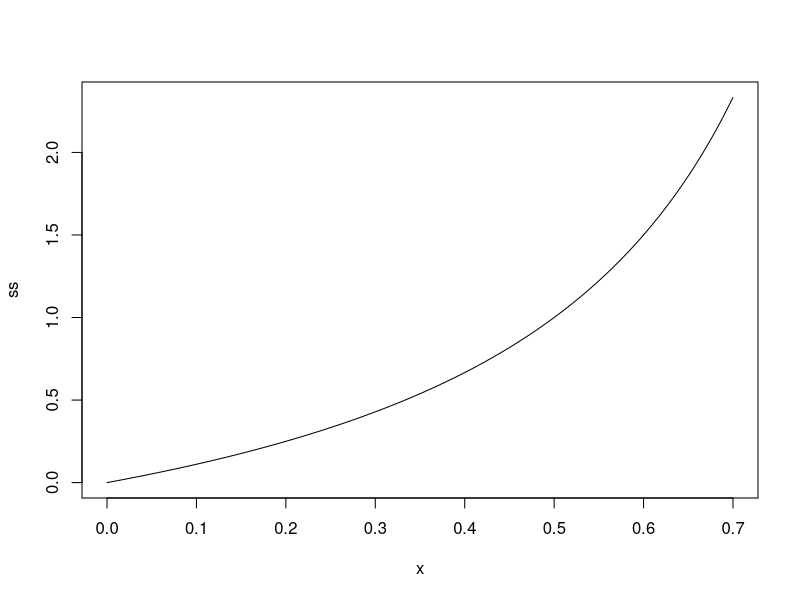
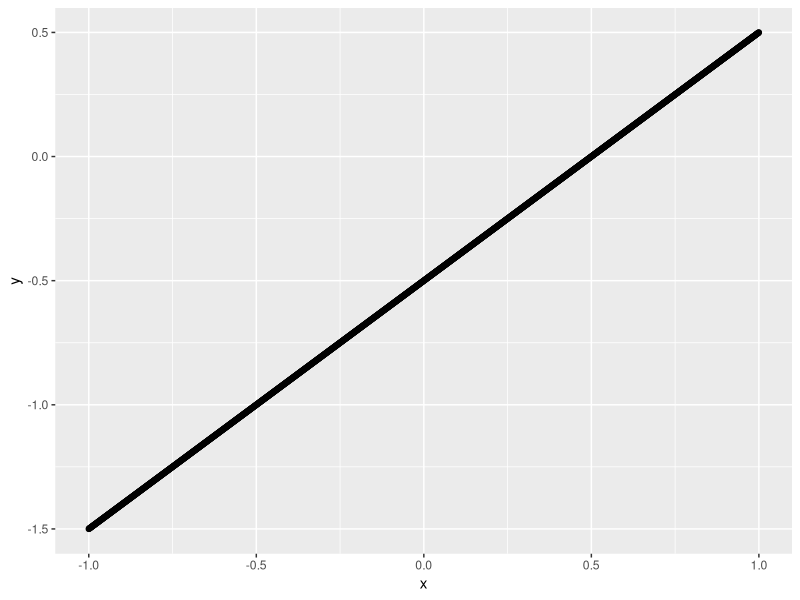

Write R code to recreate these figures, in order.
my_func <- function(x,n) {
  temp2 <- 0
  for(i in 1:n) {
    temp <- x^(i-1) * 5
    print(temp)
    temp2 <- temp + temp2
  }
  return(temp2)
}

my_func(2,3)

x <-stepfun(1:3,2:5, f = 0.5)
summary(x)

y0 <- c(1., 2., 4., 3.)
sfun0  <- stepfun(1:3, y0, f = 0)
sfun.2 <- stepfun(1:3, y0, f = 0.2)
sfun1  <- stepfun(1:3, y0, f = 1)
sfun1c <- stepfun(1:3, y0, right = TRUE) # hence f=1
sfun0
summary(sfun0)
summary(sfun.2)

## look at the internal structure:
unclass(sfun0)
ls(envir = environment(sfun0))

x0 <- seq(0.5, 3.5, by = 0.25)
rbind(x = x0, f.f0 = sfun0(x0), f.f02 = sfun.2(x0),
      f.f1 = sfun1(x0), f.f1c = sfun1c(x0))
## Identities :


## new task

ss <- function(b) {
  temp2 <- 0
  for(i in 1:100) {
    temp <- b^i
    temp2 <- temp + temp2
  }
  return(temp2)
}
plot(ss,xlim=range(0,0.7))







# something else

x<- seq(-1,1, by = 0.001)

x_function <- function(x) x*2
fvalues<- x_function(x)

g <- function(g,z) g*2 + 1 - z

z <- 0

for(i in 1:length(fvalues)) {
  z[i] = uniroot(g, z = fvalues[i], lower = -3, upper= 3)
}
z2 <- unlist(z)

d <- data.frame(x = 2, y = 1:length(x))
d$x <- x
d$y <- z2
library(ggplot2)

ggplot(d, aes(x, y)) + geom_point()
